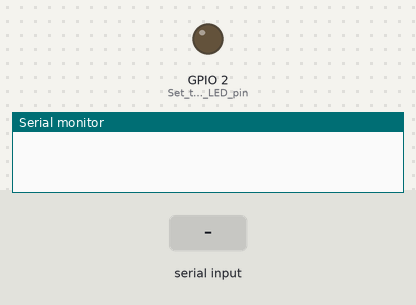
The sketch below on a simulated ESP32. Parts: output pins drawn as LEDs (lit = HIGH), the last lines printed to the serial monitor. The inputs (shaded band) are chosen by the test bench.

Above: at 1.2 s.
1.3 s: "on\n" received over the second serial link
At 2.2 s:
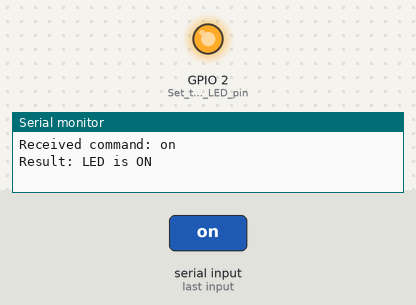
2.8 s: "off\n" received over the second serial link
At 3.3 s:
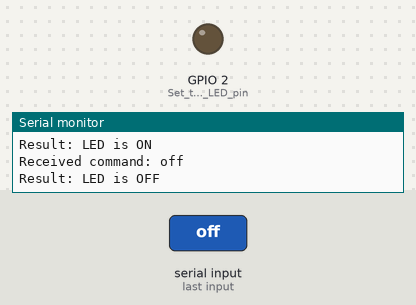
Timing chart, 0 to 5.8 s (numbered marks = the images above; inputs shaded):
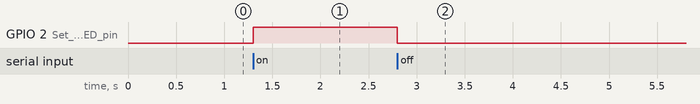

Measured:
- after the input at 1.3 s, GPIO 2 (Set_the_built-in_LED_pin): LOW → HIGH at once
- after the input at 2.8 s, GPIO 2 (Set_the_built-in_LED_pin): HIGH → LOW at once

The sketch:

receiver.ino
```cpp
void setup() {
    Serial.begin(115200); // Initialize serial communication for debugging
    Serial1.begin(115200, SERIAL_8N1, 16, 17); // Use Serial1 with RX on D16 and TX on D17
    pinMode(LED_BUILTIN, OUTPUT); // Set the built-in LED pin as output
}

void loop() {
    if (Serial1.available()) {
        String command = Serial1.readStringUntil('\n'); // Read command from Arduino
        command.trim(); // Remove any extra whitespace
        Serial.print("Received command: ");
        Serial.println(command);

        if (command == "on") {
            digitalWrite(LED_BUILTIN, HIGH); // Turn LED ON
            Serial.println("Result: LED is ON"); // Display result
        } else if (command == "off") {
            digitalWrite(LED_BUILTIN, LOW);  // Turn LED OFF
            Serial.println("Result: LED is OFF"); // Display result
        } else {
            Serial.println("Result: Unknown command"); // Display result for unknown commands
        }
    }
}
```
